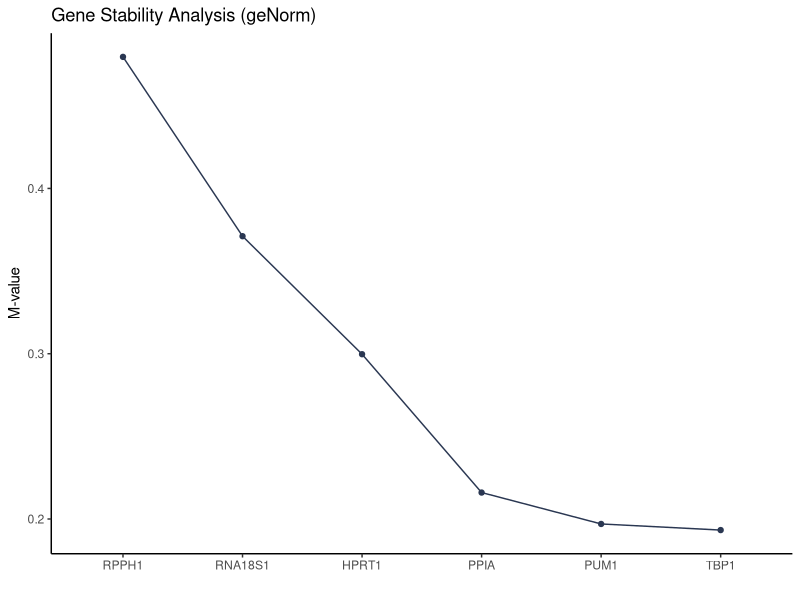

This figure's R source:
library(tidyverse)

data <- read_tsv("TN073/73.1/genorm_results.tsv")

p <- ggplot(data, aes(x = reorder(Gene, -Rank), y = `M-value`)) +
  geom_line(group = 1, color = "#2A3752") +
  geom_point(color = "#2A3752") +
  labs(title = "Gene Stability Analysis (geNorm)",
	   x = "",
	   y = "M-value") +
  theme_classic() +
  theme(legend.title = element_blank())

ggsave("TN073/73.1/genorm_stability_plot.png", plot = p, width = 8, height = 6, dpi=300)
